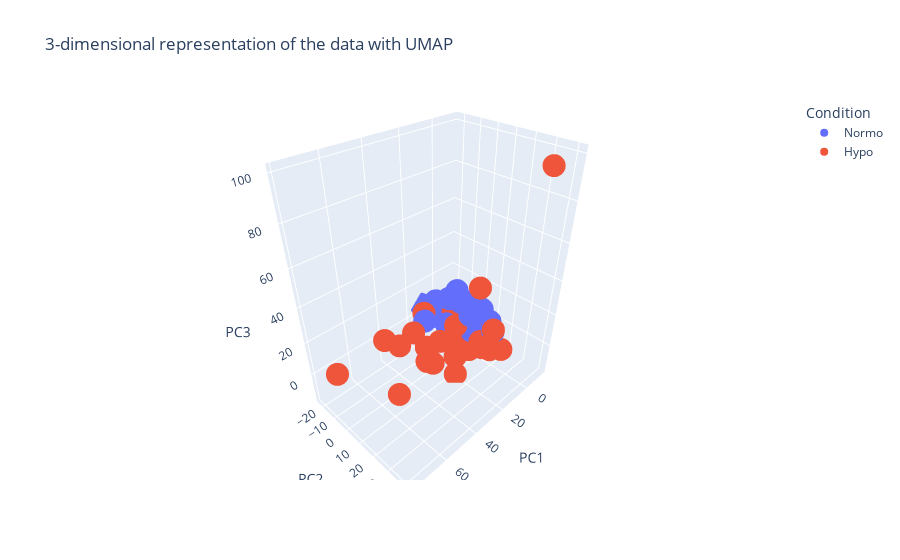

The notebook cell saved with this chart:
### Code cell
import plotly.express as px

fig = px.scatter_3d(
    data_frame = three_dim_df,
    x = "PC1",
    y = "PC2",
    z = "PC3",
    title="3-dimensional representation of the data with UMAP",
    color = "Condition"
)
# Show the fig
fig.show()
